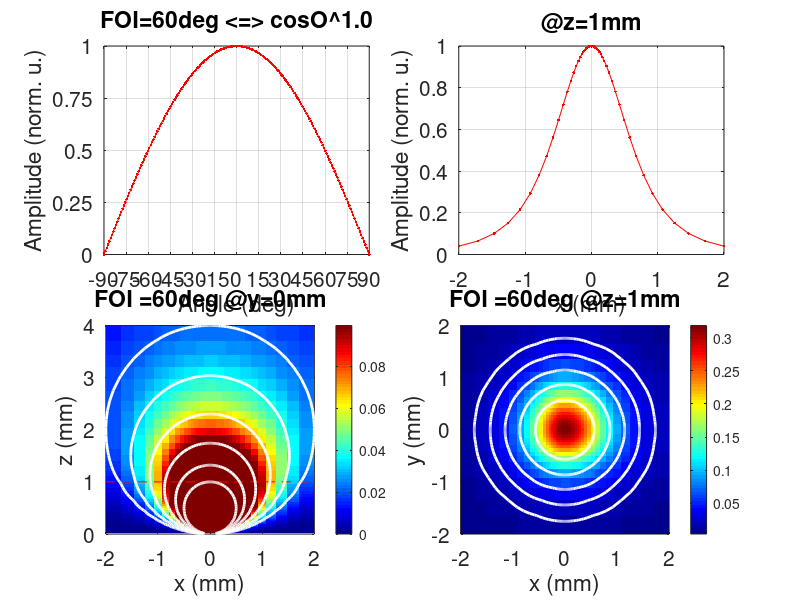
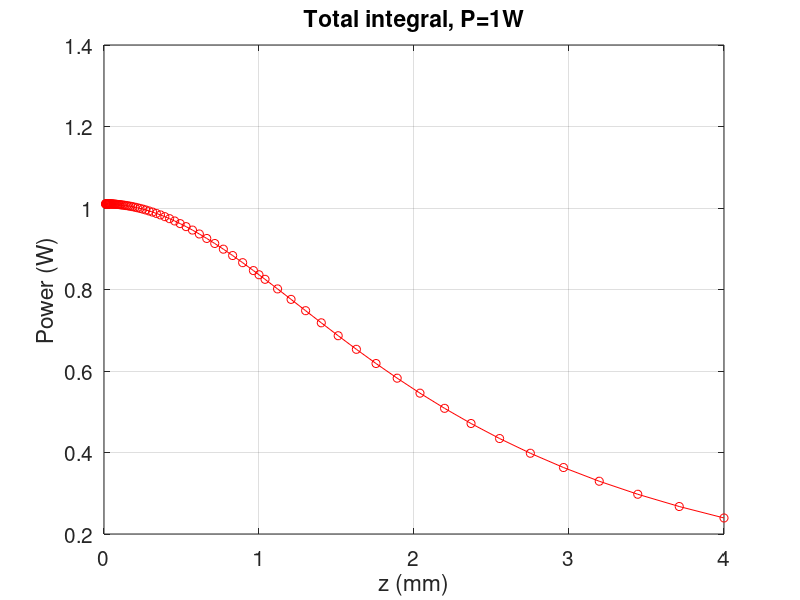

Reproduce these figures in MATLAB, in order.
%%%%%%%%%%%%%%%%%%%%%%%%%%%%%%%%%%%%%%%%%%%%%%%%%%%%%%%%%%%%%%%%%%%%%%%%%%%%%%%%
%%%%%%%%%%%%%%%%%%%%% last update 15 March 2021, LNEV %%%%%%%%%%%%%%%%%%%%%%%%%%
%%%%%%%%%%%%%%%%%%%%%%%%%%%%%%%%%%%%%%%%%%%%%%%%%%%%%%%%%%%%%%%%%%%%%%%%%%%%%%%%

clear all
close all
clc

%%%%%%%%%%%%%%%%%%%%%%%%%%%%%%%%%%%%%%%%%%%%%%%%%%%%%%%%%%%%%%%%%%%%%%%%%%%%%%%%
%%%%%%%%%%%%%%%%%%%%%%%%%%%%%%%% Parameters %%%%%%%%%%%%%%%%%%%%%%%%%%%%%%%%%%%%
%%%%%%%%%%%%%%%%%%%%%%%%%%%%%%%%%%%%%%%%%%%%%%%%%%%%%%%%%%%%%%%%%%%%%%%%%%%%%%%%

Power=1;                % light power [Watt]

xmax = 2;      Nx = 50; % xmax is the last point of the x vector and Nx is number of point of this vector [mm]
ymax = 2;      Ny = 40; % ymax is the last point of the y vector and Nx is number of point of this vector [mm]
zmax = 2*xmax; Nz = 81; % same for z [mm]

FOI  = 60;              % angle of the beam FOI

zcut = 1;               % 2D xy-plot at z=zcut
xscale=[-1 1]*xmax;     % ploting scale
tilt=0;
%%%%%%%%%%%%%%%%%%%%%%%%%%%%%%%%%%%%%%%%%%%%%%%%%%%%%%%%%%%%%%%%%%%%%%%%%%%%%%%%
%%%%%%%%%%%%%%%%%%%%%%%%%%%%%%%%%%%%%%%%%%%%%%%%%%%%%%%%%%%%%%%%%%%%%%%%%%%%%%%%
%%%%%%%%%%%%%%%%%%%%%%%%%%%%%%%%%%%%%%%%%%%%%%%%%%%%%%%%%%%%%%%%%%%%%%%%%%%%%%%%

x = logspace(-3,log10(xmax),Nx);
x = sort([-x 0 x]);

y = logspace(-3,log10(ymax),Ny);
y = sort([-y 0 y]);

z = logspace(-2,log10(zmax),Nz);
if isempty(find(z==zcut))
  z=sort([z zcut ]);
end

[Y,XX,ZZ]=meshgrid(y,x,z);

%%%%%%%%%%%%%%%%%%%%%%%%%%%%%%%%%%%%%%%%%%%%%%%%%%%%%%%%%%%%%%%%%%%%%%%%%%%%%%%%

tilt=tilt*pi/180;
X =  XX*cos(tilt) + ZZ*sin(tilt);
Z = -XX*sin(tilt) + ZZ*cos(tilt);

O = linspace(-pi/2 , pi/2, 200);
p = log(0.5)./log(cos(FOI*pi/180));

%%%%%%%%%%%%%%%%%%%%%%%%%%%%%%%%%%%%%%%%%%%%%%%%%%%%%%%%%%%%%%%%%%%%%%%%%%%%%%%%
%%%%%%%%%%%%%%%%%%%%%%%%% Lambertian beam calculus %%%%%%%%%%%%%%%%%%%%%%%%%%%%%
%%%%%%%%%%%%%%%%%%%%%%%%%%%%%%%%%%%%%%%%%%%%%%%%%%%%%%%%%%%%%%%%%%%%%%%%%%%%%%%%

cosO = Z ./ sqrt( X.^2 + Y.^2 + Z.^2 ) ;
cosO(cosO<0)=0;

trans = cosO.^3 ./ (Z.^2) ; %% it is a function that transform the Intensity (W/sr) in Irradiance (W/m2)

L = Power / pi *(p+1)/2 * cosO.^p .* trans ;

% the pi(p+1)/2 is a normalization constant so that the integral over the solide angle (half sphere) = the power

%%%%%%%%%%%%%%%%%%%%%%%%%%%%%%%%%%%%%%%%%%%%%%%%%%%%%%%%%%%%%%%%%%%%%%%%%%%%%%%%
%%%%%%%%%%%%%%%%%%%%%% indexes and values for plotting %%%%%%%%%%%%%%%%%%%%%%%%%
%%%%%%%%%%%%%%%%%%%%%%%%%%%%%%%%%%%%%%%%%%%%%%%%%%%%%%%%%%%%%%%%%%%%%%%%%%%%%%%%

idz=find(z==zcut);
idy=find(y==0);

idxL=find(abs(x-xscale(1))==min(abs(x-xscale(1))) ) ;
idxR=find(abs(x-xscale(2))==min(abs(x-xscale(2))) ) ;

M=max(  [ max(L(:,idy,end))  max(L(idxL,idy,:))  max(L(idxR,idy,:)) ] ) ;
m=max(L(:,idy,idz));
%%%%%%%%%%%%%%%%%%%%%%%%%%%%%%%%%%%%%%%%%%%%%%%%%%%%%%%%%%%%%%%%%%%%%%%%%%%%%%%%


figure('position',[50 50 1400 1000],'color','w')
%figure('position',[-3500 300 1400 1000],'color','w')

FS=15;
%%%%%%%%%%%%%%%%%%%%%%%%%%%%%%%%%%%%%%%%%%%%%%%%%%%%%%%%%%%%%%%%%%%%%%%%%%%%%%%%

subplot(2,2,1,'fontsize',FS)
hold on; grid on; box on;

plot( O*180/pi , cos(O).^p , 'r.-')

xlim([-1 1]*90)
set (gca , 'xtick', [-90:15:90]);
set (gca , 'ytick', 0:0.25:1);

xlabel('Angle (deg)')
ylabel('Amplitude (norm. u.)')
title(strcat('FOI=',num2str(FOI),'deg <=> cosO\^',num2str(p,'%.1f')))

%%%%%%%%%%%%%%%%%%%%%%%%%%%%%%%%%%%%%%%%%%%%%%%%%%%%%%%%%%%%%%%%%%%%%%%%%%%%%%%%
%%%%%%%%%%%%%%%%%%%%%%%%%%%%%%%%%%%%%%%%%%%%%%%%%%%%%%%%%%%%%%%%%%%%%%%%%%%%%%%%

subplot(2,2,2,'fontsize',FS)
hold on; grid on; box on;

plot(x,L(:,idy,idz)/max(L(:,idy,idz)) , 'r.-' )

xlim(xscale)
xlabel('x (mm)')
ylabel('Amplitude (norm. u.)')
title(strcat('@z=',num2str(z(idz)), 'mm'))

%%%%%%%%%%%%%%%%%%%%%%%%%%%%%%%%%%%%%%%%%%%%%%%%%%%%%%%%%%%%%%%%%%%%%%%%%%%%%%%%
%%%%%%%%%%%%%%%%%%%%%%%%%%%%%%%%%%%%%%%%%%%%%%%%%%%%%%%%%%%%%%%%%%%%%%%%%%%%%%%%

subplot(2,2,3,'fontsize',FS)
hold on; grid on; box on;

pcolor(x,z,squeeze(L(:,idy,:))' )
plot(xscale,[1 1]*z(idz),'r--')

v=sort(logspace(log10(M), log10(m),6));
contour(x,z,squeeze(L(:,idy,:))',v,'showtext','off','linecolor','w','linewidth',2)

colormap(jet)
colorbar
shading flat
xlim(xscale)
ylim([0 2*xscale(end)])
caxis([0 5*M])
axis equal
xlabel('x (mm)')
ylabel('z (mm)')

title(strcat('FOI = ',num2str(FOI,'%.0f'),'deg @y=',num2str(y(idy)),'mm' ))

%%%%%%%%%%%%%%%%%%%%%%%%%%%%%%%%%%%%%%%%%%%%%%%%%%%%%%%%%%%%%%%%%%%%%%%%%%%%%%%%
%%%%%%%%%%%%%%%%%%%%%%%%%%%%%%%%%%%%%%%%%%%%%%%%%%%%%%%%%%%%%%%%%%%%%%%%%%%%%%%%

subplot(2,2,4,'fontsize',FS)
hold on; grid on; box on;

pcolor(x,y,squeeze(L(:,:,idz))')

v=sort(logspace(log10(M), log10(m),6)) ;
contour(x,y,squeeze(L(:,:,idz))',v,'showtext','off','linecolor','w','linewidth',2)

colormap(jet)
colorbar
shading flat
xlim(xscale)
ylim(xscale)
axis equal
xlabel('x (mm)')
ylabel('y (mm)')
title(strcat('FOI = ',num2str(FOI,'%.0f'),'deg @z=',num2str(z(idz)),'mm' ))

%%%%%%%%%%%%%%%%%%%%%%%%%%%%%%%%%%%%%%%%%%%%%%%%%%%%%%%%%%%%%%%%%%%%%%%%%%%%%%%%
%%%%%%%%%%%%%%%%%%%%%%%%%%%%%%%%%%%%%%%%%%%%%%%%%%%%%%%%%%%%%%%%%%%%%%%%%%%%%%%%
% here, I just check that the integral (the power) is constant over z

s=squeeze( trapz(y,trapz(x,L,1),2) );

figure('position',[1400 100 450 500],'color','w')

subplot(1,1,1,'fontsize',FS)
hold on; grid on; box on;

plot(z,s,'ro-')

xlabel('z (mm)')
ylabel('Power (W)')
title(strcat('Total integral, P=', num2str(Power),'W'))
